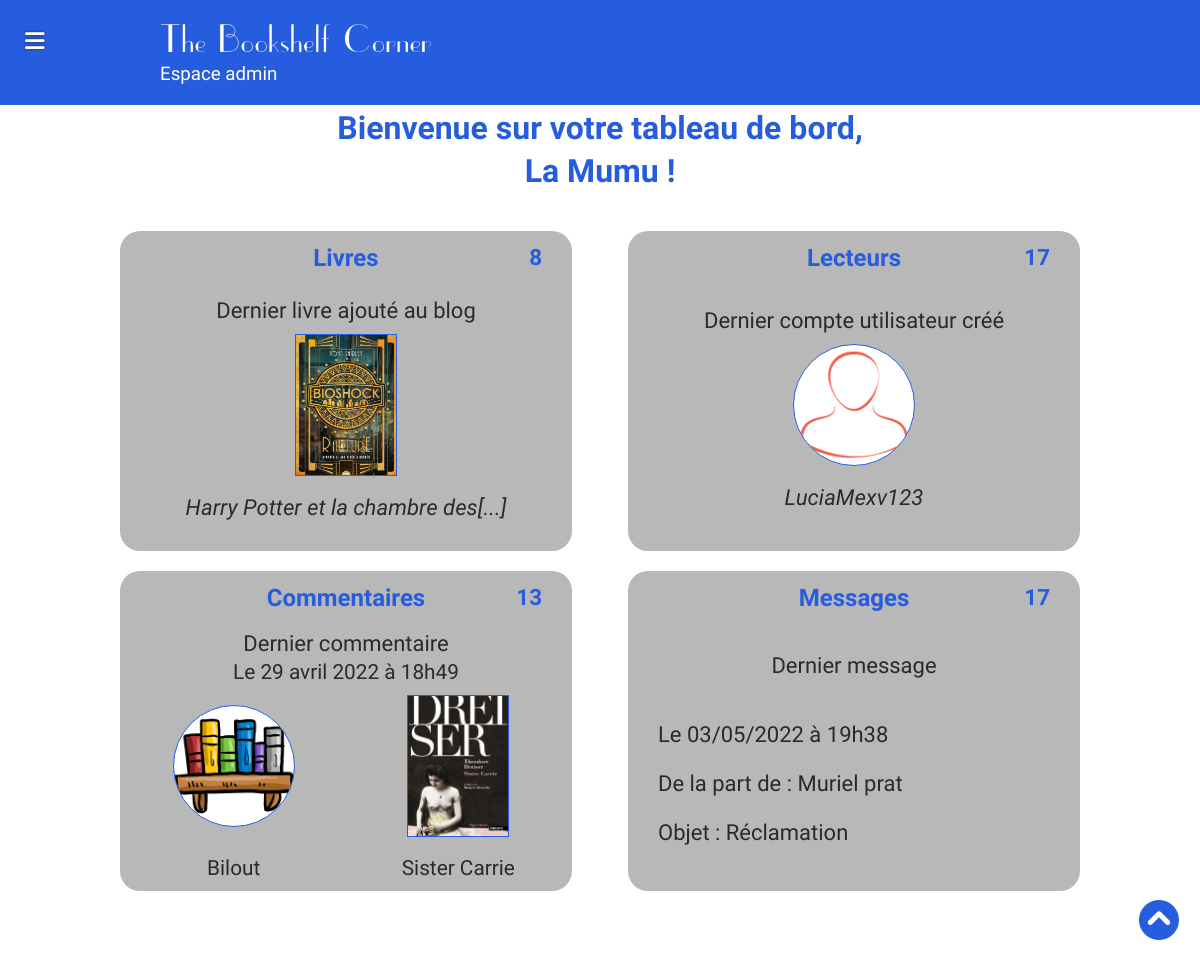
/indexAdmin.php?action=dashboard (signed in), run on the app's committed database.
### tables this page shows
CREATE TABLE IF NOT EXISTS `website` (
  `id` int(11) NOT NULL AUTO_INCREMENT,
  `logo` varchar(255) NOT NULL,
  `name` varchar(255) NOT NULL,
  PRIMARY KEY (`id`)
);

CREATE TABLE IF NOT EXISTS `books` (
  `ID` int(11) unsigned NOT NULL AUTO_INCREMENT,
  `title` varchar(255) NOT NULL,
  `created_at` timestamp NOT NULL DEFAULT CURRENT_TIMESTAMP,
  `author` varchar(255) NOT NULL,
  `notation` int(1) NOT NULL,
  `catchphrase` mediumtext NOT NULL,
  `id_genre` int(255) NOT NULL,
  `content` mediumtext NOT NULL,
  `picture` varchar(255) NOT NULL DEFAULT 'undefined',
  `year_publication` varchar(255) NOT NULL,
  `slider` varchar(50) NOT NULL DEFAULT '0',
  PRIMARY KEY (`ID`),
  KEY `FK_books_genres` (`id_genre`),
  CONSTRAINT `FK_books_genres` FOREIGN KEY (`id_genre`) REFERENCES `genres` (`id`)
);

CREATE TABLE IF NOT EXISTS `users` (
  `ID` int(11) unsigned NOT NULL AUTO_INCREMENT,
  `pseudo` varchar(255) NOT NULL,
  `mail` varchar(255) NOT NULL,
  `mdp` varchar(255) NOT NULL,
  `picture` varchar(255) NOT NULL DEFAULT 'no-avatar.png',
  `role` int(1) NOT NULL DEFAULT '0',
  PRIMARY KEY (`ID`)
);

CREATE TABLE IF NOT EXISTS `messages` (
  `id` int(11) NOT NULL AUTO_INCREMENT,
  `gender` varchar(255) NOT NULL,
  `familyname` varchar(255) NOT NULL,
  `firstname` varchar(255) NOT NULL,
  `send_at` timestamp NOT NULL DEFAULT CURRENT_TIMESTAMP,
  `email` varchar(255) NOT NULL,
  `object` varchar(255) NOT NULL,
  `message` longtext NOT NULL,
  PRIMARY KEY (`id`)
);

### App/Controllers/AdminController.php (called while the page is built, shortened)
<?php
class AdminController extends Controller{
    function dashboard(){
        $countBooks = new \Projet\Models\BookModel();
        $nbBooks = $countBooks->countBooks();
        $lastBooks = $countBooks->allBooks();
        $lastBook = $lastBooks->fetch();
        $countMails = new \Projet\Models\MsgModel();
        $nbMails = $countMails->countMessages();
        $lastMails = $countMails->allMessages();
        $lastMail = $lastMails->fetch();
        $countComments = new \Projet\Models\CommentModel();
        $nbComments = $countComments->countComments();
        $lastComments = $countComments->allComments();
        $lastComment = $lastComments->fetch();
        $countUsers = new \Projet\Models\UserModel();
        $nbUsers = $countUsers->countUsers();
        $lastUsers = $countUsers->allUsers();
        $lastUser = $lastUsers->fetch();
        $datas = [
            'nbBooks' => $nbBooks[0],
            'lastBook' => $lastBook,
            'nbMails' => $nbMails[0],
            'lastMail' => $lastMail,
            'nbComments' => $nbComments[0],
            'lastComment' => $lastComment,
            'nbUsers' => $nbUsers[0],
            'lastUser' => $lastUser
        ];
        $this->validAccess("dashboard", $datas);
    }
}

### App/Models/BlogModel.php (called while the page is built, shortened)
<?php
class BlogModel extends Manager{
    public function blogInfo($id){
        $bdd = $this->dbConnect();
        $req = $bdd->prepare('SELECT logo, name FROM website WHERE id = ?');
        $req->execute(array($id));
        return $req;
    }
}

### App/Models/BookModel.php (called while the page is built, shortened)
<?php
class BookModel extends Manager{
    public function allBooks(){
        $bdd = $this->dbConnect();
        $req = $bdd->prepare(
            'SELECT id, title, author, picture, DATE_FORMAT(created_at, "%d %M %Y") AS date, slider
            FROM books
            ORDER BY id DESC'
        );
        $req->execute();
        return $req;
    }
}

### App/Models/UserModel.php (called while the page is built, shortened)
<?php
class UserModel extends Manager{
    public function allUsers(){
        $bdd = $this->dbConnect();
        $req = $bdd->prepare('SELECT id, pseudo, mail, picture FROM users ORDER BY id DESC');
        $req->execute();
        return $req;
    }
}

### App/Models/CommentModel.php (called while the page is built, shortened)
<?php
class CommentModel extends Manager{
    public function allComments(){
        $bdd = $this->dbConnect();
        $req = $bdd->prepare(
            'SELECT comments.id AS commentId, books.id AS bookId, DATE_FORMAT(comments.created_at, "%d %M %Y à %kh%i") AS created_at, users.pseudo, users.picture AS userPicture, comments.title, comments.content, books.picture AS bookPicture, books.title AS bookTitle
            FROM comments
            INNER JOIN books ON book_id = books.id
            INNER JOIN users ON user_id = users.id
            ORDER BY comments.id DESC');
        $req->execute();
        return $req;
    }
}

### App/Models/MsgModel.php (called while the page is built, shortened)
<?php
class MsgModel extends Manager{
    public function allMessages(){
        $bdd = $this->dbConnect();
        $req = $bdd->prepare(
            'SELECT id, gender, familyname, firstname, DATE_FORMAT(send_at, "%d/%m/%Y à %kh%i") AS send_at, email, object, message
            FROM messages
            ORDER BY id DESC');
        $req->execute();
        return $req;
    }
}

### App/Views/admin/dashboard.php (the view, shortened to what this page needs)
<?php $currentPageTitle = "Tableau de bord";
include_once('./App/Views/admin/layouts/header.php') ;
?>
<section id="dashboard" class="container-lg">
    <h1>Bienvenue sur votre tableau de bord, <span><?= $_SESSION['pseudo']; ?> !</span></h1>
    <?php if($_SESSION['role'] > 0){ ?>
    <div id="stats" class="flex justify-between">
        <article id="book-stat">
            <h2>Livres</h2>
            <div class="stats" title="Nombre total de livres sur le blog"><?= $datas['nbBooks']; ?></div>
            <div class="last flex col">
                <p class="text-center">Dernier livre ajouté au blog</p>
                <a title="Voir ce livre sur le blog" href="index.php?action=un-livre&id=<?=$datas['lastBook']['id'];?>">
                <p class="text-center"><img src="./App/Public/Books/images/<?=$datas['lastBook']['picture']; ?>" class="cover" alt="Couverture du livre <?=$datas['lastBook']['title']; ?>"></p>
                    <p class="italic text-center">
                    <?= substr($datas['lastBook']['title'], 0, 30);
                        if(strlen($datas['lastBook']['title']) > 30){echo "[...]";}
                        ?></p>
                </a>
            </div>
        </article>
        <article id="user-stat">
            <h2>Lecteurs</h2>
            <div class="stats" title="Nombre total de comptes utilisateurs"><?= $datas['nbUsers']; ?></div>
            <div class="last flex col">
                <p class="text-center">Dernier compte utilisateur créé</p>
                <p class="text-center"><img class="avatar" src="./App/Public/Users/images/<?=$datas['lastUser']['picture']; ?>" alt="Image du profil de <?=$datas['lastUser']['pseudo']; ?>"></p>
                <p class="italic text-center"><?=$datas['lastUser']['pseudo']; ?></p>
            </div>
        </article>
        <article id="comments-stat">
            <h2>Commentaires</h2>
            <div class="stats" title="Nombre total de commentaires sur le blog"><?= $datas['nbComments']; ?></div>
            <div class="last">
                <p class="text-center">Dernier commentaire</p>
                <a title="Voir ce commentaire sur le blog" href="index.php?action=un-livre&id=<?=$datas['lastComment']['bookId'];?>#comment<?= $datas['lastComment']['commentId'];?>">
                    <p>Le <?=$datas['lastComment']['created_at']; ?></p>
                    <div class="flex justify-between align-items-center">
                        <p><img class="avatar" src="./App/Public/Users/images/<?=$datas['lastComment']['userPicture']; ?>" alt="Image du profil de <?=$datas['lastComment']['pseudo']; ?>"></p>
                        <p><img class="cover" src="./App/Public/Books/images/<?=$datas['lastComment']['bookPicture']; ?>" alt="Couverture du livre <?=$datas['lastComment']['bookTitle']; ?>"></p>
                    </div>
                    <div class="flex justify-between">
                        <p><?=$datas['lastComment']['pseudo']; ?></p>
                        <p><?=$datas['lastComment']['bookTitle']; ?></p>
                    </div>
                </a>
            </div>
        </article>
        <article id="message-stat">
            <h2>Messages</h2>
            <div class="stats" title="Nombre total de messages reçus"><?= $datas['nbMails']; ?></div>
            <div class="last flex col">
                <p class="text-center">Dernier message</p>
                <a title="Lire le message" href="indexAdmin.php?action=messagesView&id=<?=$datas['lastMail']['id']; ?>">
                    <p>Le <?=$datas['lastMail']['send_at']; ?></p>
                    <p>De la part de : <?=$datas['lastMail']['firstname'] . " " . $datas['lastMail']['familyname']; ?></p>
                    <p>Objet : <?=$datas['lastMail']['object']; ?></p>
                </a>
            </div>
        </article>
    </div>
        <?php }; ?>
</section>
<?php include_once('./App/Views/admin/layouts/footer.php');?>

### App/Views/admin/layouts/header.php (shortened to what this page needs)
<?php include_once('./App/Views/admin/layouts/head.php');
 ?>
<header>
    <div id="bandeau-admin">
        <div class="container">
            <h2><?= $blog['name']; ?></h2>
            <h3>Espace admin</h3>
        </div>
        <div id="open-menu" class="menu-toggle mobile"><i class="fas fa-bars"></i></div>
    </div>
</header>
<div class="container flex justify-between">
    <main >
    <?php if($_GET['action'] !== "livres" && $_GET['action'] !== "livresview"){;?>
        <div id="back-to-top">
            <a href="#bandeau-admin" title="Retour en haut de la page"><i class="fa-solid fa-circle-chevron-up"></i></a>
        </div>
    <?php } ;?>

### App/Public/Admin/css/style.css (style rules this page uses)
:root { --rouge: #ee5f4f; --dashboard: #265ddf ; --anthracite: rgb(44, 41, 41); }
main { width: 100%; }
p, a, textarea { font-size: 22px; }
* { padding:0; margin:0; color:var(--anthracite); font-family: 'roboto', 'Times New Roman', Times, serif; }
h1, h1 span { text-align: center; margin-bottom: 40px; font-size: 2rem; color: var(--dashboard); }
a { text-decoration: none; }
.text-center { text-align: center; }
.italic { font-style: italic; }
.flex { display: flex; flex-wrap: wrap; }
.col { flex-direction: column; }
.justify-between { justify-content: space-between; }
.align-items-center { align-items: center; }
.container { width: 90%; margin: 0 auto; }
#bandeau-admin { background-color: var(--dashboard); padding: 20px 0; }
#bandeau-admin h2, #bandeau-admin h3 { color: white; font-weight: normal; margin-left: 40px; }
#bandeau-admin h2 { font-size: 2.5rem; letter-spacing: .1rem; font-family:'uppereastsideregular', 'Times New Roman', Times, serif; }
#back-to-top { position: fixed; right: 20px; bottom: 50px; z-index: 999999999; }
#back-to-top i { border: 1px solid white; border-radius: 50px; color: var(--dashboard); background-color: white; font-size: 2.5rem; }
#open-menu { position: absolute; top: 25px; left: 25px; font-size: 1.4rem; z-index: 9999999; }
#open-menu i { color: white; text-shadow: 0px 0px 3px var(--anthracite); }
#dashboard h1 span { display: block; }
#dashboard #stats article { width: 100%; height: 300px; background-color: rgb(184, 184, 184); margin-bottom: 20px; border-radius: 20px; padding: 10px; position: relative; }
#dashboard #stats article h2 { text-align: center; color: var(--dashboard) }
#dashboard #stats article .stats { font-weight: bold; color: var(--dashboard); font-size: 1.4rem; position: absolute; right: 30px; top: 10px; cursor: help; }
#dashboard #stats article .last { height: 80%; margin-top: 15px; justify-content: center; }
#dashboard #stats article img { border: 1px solid var(--dashboard); margin-top: 10px; margin-bottom: 10px; object-fit: cover; }
#dashboard #stats article img.cover { width: 100px; height: 140px; }
#dashboard #stats article img.avatar { border-radius: 100%; background-color: white; width: 120px; height: 120px; }
#dashboard #stats article#comments-stat a p { font-size: 1.3rem; text-align: center; }
#dashboard #stats article#message-stat a { margin-top: 20px; }
#dashboard #stats article#comments-stat a div p { width: 48%; }
#dashboard #stats article#message-stat a p { padding-left: 20px; padding-top: 20px; }
@media screen and (min-width:993px) { .container { max-width: 80%; margin: 0 auto; } }
@media screen and (min-width:993px) { #dashboard #stats article { width: 45%; } }

### data on the page
website: name "The Bookshelf Corner"
books: picture (picture), title "Harry Potter et la chambre des"
users: picture (placeholder picture), pseudo "LuciaMexv123"
users: picture (picture), pseudo "Bilout"
books: picture (picture), title "Sister Carrie"
messages: firstname "Muriel", familyname "prat", object "Réclamation"

### other printed values
$_SESSION['pseudo'] "La Mumu"
$datas['nbBooks'] "8"
$datas['nbUsers'] "17"
$datas['nbComments'] "13"
$datas['lastComment']['created_at'] "29 avril 2022 à 18h49"
$datas['nbMails'] "17"
$datas['lastMail']['send_at'] "03/05/2022 à 19h38"
